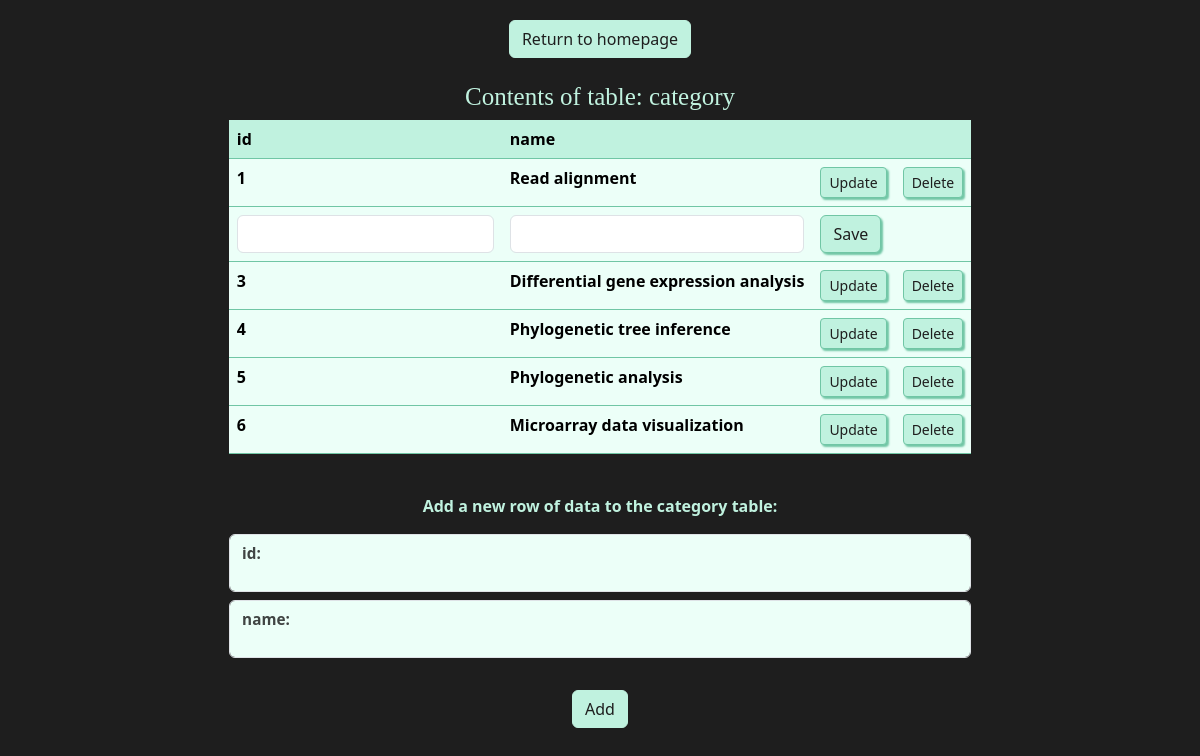
The page /site/show-table.php?table=category&id=2 on the database its author committed.
### tables this page shows
CREATE TABLE category (
    id INT PRIMARY KEY AUTO_INCREMENT,
    name VARCHAR(100) NOT NULL
);

### site/show-table.php (the view, shortened to what this page needs)
<link href="https://cdn.jsdelivr.net/npm/bootstrap@5.3.3/dist/css/bootstrap.min.css" rel="stylesheet">
<link rel="stylesheet" href="styles.css">
<?php
include './db.php';
$table_name = $_GET['table'];
if ($table_name == "publication") { $id = "DOI"; }
else { $id = "id"; }
if ($table_name == "publication") {
    $sql = "SELECT * FROM `$table_name` ORDER BY tool_id";
}
else {
    $sql = "SELECT * FROM `$table_name` ORDER BY $id";
}
$result = $conn->query($sql);
echo "<body class=bg><b>";
echo "<a href='/'; class='btn btn-list'>Return to homepage</a><br/>";
if ($result->num_rows > 0) {
    echo "<br>";
    echo "<h1 class=header>Contents of table: $table_name</h1>";
    echo "<div class='d-flex justify-content-center'>";
    echo "<table class='table table-hover table-condensed'><thead>";
    $fields = $result->fetch_fields();
    echo "<tr>";
    foreach ($fields as $field) {
        echo "<th class=tableheader>" . htmlspecialchars($field->name ?? '') . "</th>";
    }
    echo "<th class=tableheader><th class=tableheader></tr></thead>";
    while($row = $result->fetch_assoc()) {
        echo "<tbody><tr>";
        if (isset($_GET['id']) && $row[$id] == $_GET['id']) {
            echo "<form class='form-inline m-2' action='update.php?table=" . $table_name . "&id=" . $row[$id] . "' method='POST'>";
            $i = 0;
            foreach ($row as $value) {
                $colname = mysqli_fetch_field_direct($result, $i)->name;
                echo '<td><b><input type="text" class="form-control" name="' . $colname . '"' . htmlspecialchars($value ?? '') . '</b></td>';
                $i = $i + 1;
            }
            echo '<td><button type="submit" class="btn btn-update">Save</button></td><td>';
            echo '</form>';
        }
        else {
            foreach ($row as $value) {
                echo "<td><b>" . htmlspecialchars($value ?? '') . "</b></td>";
            }
        echo '<td style="width:0.1%"><a class="btn btn-sm btn-update" href="show-table.php?table='. $table_name . '&id=' . $row[$id] . '" role="button">Update</a></td>';
        echo '<td style="width:0.1%"><a class="btn btn-sm btn-delete" href="delete.php?table='. $table_name . '&id=' . $row[$id] . '" role="button">Delete</a></td>';
        }
    }
    echo "</tr></tbody></table>";
    echo '<br><p class=maintext>Add a new row of data to the ' . $table_name . ' table:</p>';
    echo '<form action="create.php?table='. $table_name . '" method="POST";>';
    foreach ($fields as $field) {
        echo '<div class="form-floating mb-2" style="font-size:18px">';
        echo '<input type="text" class="form-control mb-2 formbg" id="' . $field->name . '" name="' . $field->name . '">';
        echo '<label class=formlabel for="' . $field->name . '">' . htmlspecialchars($field->name) . ": </label></div>";
    }
    echo '<br style="font-size:10px">';
    echo '<button type="submit" class="btn btn-list">Add</button>';
    echo '</form></b></body>';
} else { echo "No records found in table: $table_name"; }
?>

### site/styles.css (style rules this page uses)
.bg { background:#1e1e1e; padding:20px; text-align: center; }
.header { color: rgb(192, 242, 223); font-family: Candara; font-style: bold; font-size:25; text-align: center; }
.maintext { color: rgb(192, 242, 223); }
.tableheader { background-color: rgb(192, 242, 223) !important; border-color: rgb(112, 198, 165); }
.table { border-radius: 10px; }
table.table { width: auto; }
.table tbody td { background-color: rgb(236, 255, 248); border-color: rgb(112, 198, 165); }
.btn-list { background-color: rgb(192, 242, 223); font-style: bold; color: #1e1e1e; border-color: rgb(192, 242, 223); }
.btn-update { background-color: rgb(192, 242, 223); font-style: bold; color: #1e1e1e; border-color: rgb(112, 198, 165); box-shadow: 2px 2px 2px rgb(112, 198, 165); }
.btn-delete { background-color: rgb(192, 242, 223); font-style: bold; color: #1e1e1e; border-color: rgb(112, 198, 165); box-shadow: 2px 2px 2px rgb(112, 198, 165); }
.formlabel { color:#404443 !important; }
.form-floating > label::after { background-color: transparent !important; }
.formbg { background-color:rgb(236, 255, 248); }

### rows shown on the page
category: id "1", name "Read alignment"
category: id "3", name "Differential gene expression analysis"
category: id "4", name "Phylogenetic tree inference"
category: id "5", name "Phylogenetic analysis"
category: id "6", name "Microarray data visualization"

### other values the page prints
$table_name "category"
$field->name "id"
$field->name "name"
